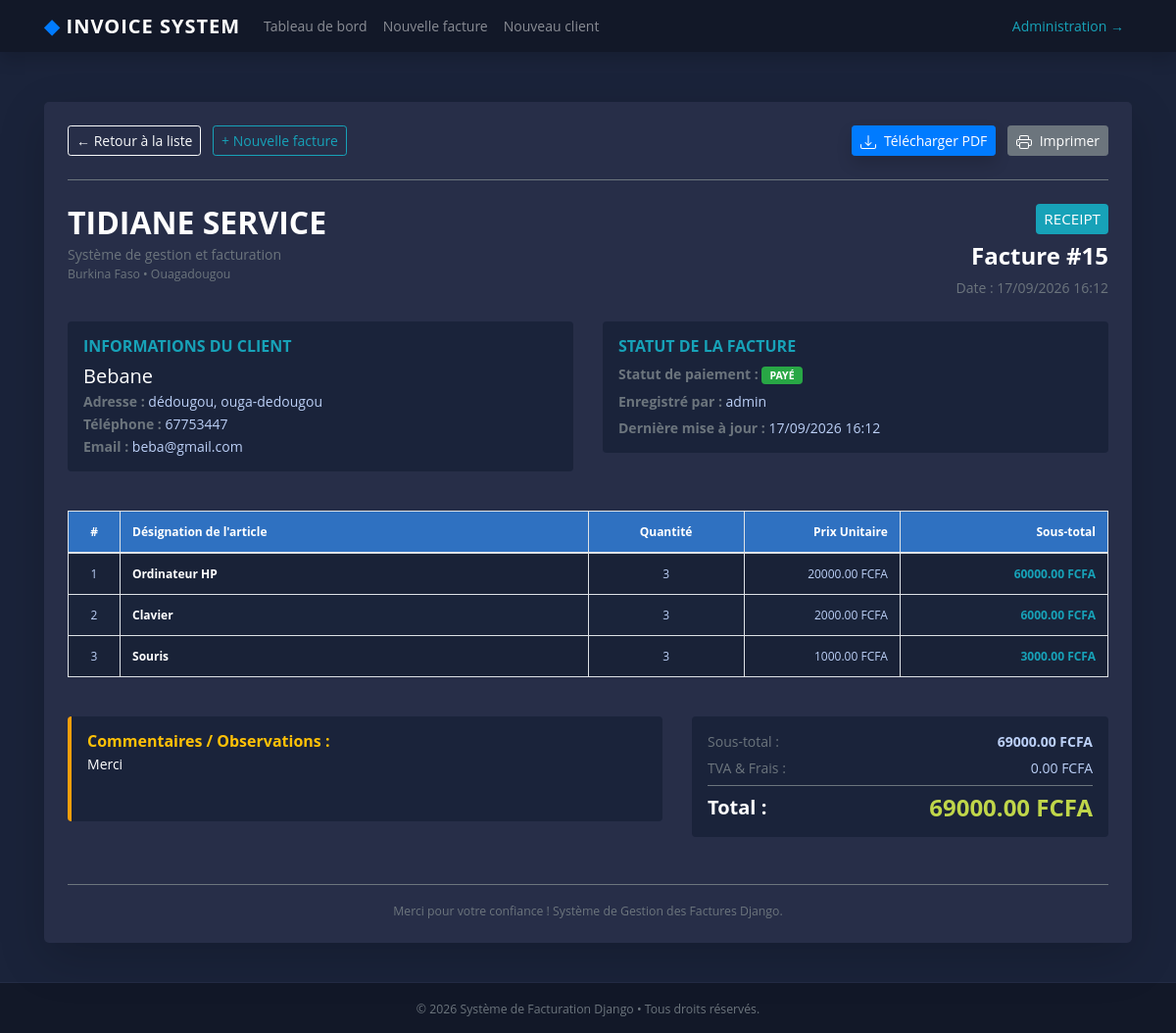
The page /view-invoice/15 on the database its author committed.
### fact_app/models.py (models this page shows, shortened)
class Invoice(models.Model):
    INVOICE_TYPE_CHOICES = (
        ('R', 'RECEIPT'),
        ('P', 'PROFORMA INVOICE'),
        ('I', 'INVOICE'),
    )
    customer = models.ForeignKey(
        Customer,
        on_delete=models.PROTECT
    )
    save_by = models.ForeignKey(
        User,
        on_delete=models.PROTECT
    )
    invoice_date_time = models.DateTimeField(
        auto_now_add=True
    )
    total = models.DecimalField(
        max_digits=12,
        decimal_places=2
    )
    last_update_date = models.DateTimeField(
        null=True,
        blank=True
    )
    paid = models.BooleanField(default=False)
    invoice_type = models.CharField(
        max_length=1,
        choices=INVOICE_TYPE_CHOICES
    )
    comments = models.TextField(
        null=True,
        max_length=100,
        blank=True
    )
    class Meta:
        verbose_name = "Invoice"
        verbose_name_plural = "Invoices"
    @property
    def get_total(self):
        articles = self.article_set.all()
        if articles.exists():
            return sum(article.get_total for article in articles)
        return self.total or 0

class Customer(models.Model):
    SEX_TYPES = (
        ('M', 'Masculin'),
        ('F', 'Féminin'),
    )
    name = models.CharField(max_length=132)
    email = models.EmailField()
    phone = models.CharField(max_length=132)
    address = models.CharField(max_length=64)
    sex = models.CharField(max_length=1, choices=SEX_TYPES)
    age = models.CharField(max_length=12)
    city = models.CharField(max_length=32)
    zip_code = models.CharField(max_length=16)
    created_date = models.DateTimeField(auto_now=True)
    save_by = models.ForeignKey(
        User,
        on_delete=models.PROTECT
    )
    class Meta:
        verbose_name = "Customer"
        verbose_name_plural = "Customers"

class Article(models.Model):
    invoice = models.ForeignKey(
        Invoice,
        on_delete=models.CASCADE
    )
    name = models.CharField(max_length=32)
    quantity = models.IntegerField()
    unit_price = models.DecimalField(
        max_digits=100,
        decimal_places=2
    )
    total = models.DecimalField(
        max_digits=100,
        decimal_places=2
    )
    class Meta:
        verbose_name = 'Article'
        verbose_name_plural = 'Articles'
    @property
    def get_total(self):
        total =  self.quantity * self.unit_price
        return total

### fact_app/views.py (the view)
# urls.py: path('view-invoice/<int:pk>', views.InvoiceVisualizationView.as_view(), name='view-invoice'),
class InvoiceVisualizationView(View):
    template_name = 'invoice.html'
    def get(self, request, *args, **kwargs):
        pk = kwargs.get('pk')
        context = get_invoice(pk)
        return render(request, self.template_name, context)

### fact_app/utils.py (called while the page is built)
def get_invoice(pk):
    obj = get_object_or_404(Invoice, pk=pk)
    articles = obj.article_set.all()
    context = {
        'obj': obj,
        'articles': articles,
    }
    return context

### templates/invoice.html (shortened to what this page needs)
{% extends "base.html" %}
{% load static %}
{% block content %}
<br>
<div class="row">
    <div class="col-12">
        <div class="card shadow-lg border-0 mb-4" style="background-color: #272E48; color: #bcd0f7;">
            <div class="card-body p-4">
                <div class="d-flex flex-wrap justify-content-between align-items-center mb-4 pb-3 border-bottom border-secondary">
                    <div>
                        <a href="{% url 'home' %}" class="btn btn-outline-light btn-sm mr-2 mb-2">
                            &larr; Retour à la liste
                        </a>
                        <a href="{% url 'add-invoice' %}" class="btn btn-outline-info btn-sm mb-2">
                            + Nouvelle facture
                        </a>
                    </div>
                    <div>
                        <a id="btn-download-pdf" href="{% url 'invoice-pdf' pk=obj.pk %}" class="btn btn-primary btn-sm mr-2 mb-2 shadow">
                            Télécharger PDF
                        </a>
                        <button onclick="window.print()" class="btn btn-secondary btn-sm mb-2">
                            Imprimer
                        </button>
                    </div>
                </div>
                <div class="row mb-4">
                    <div class="col-md-6 mb-3">
                        <h2 class="text-white font-weight-bold mb-1">TIDIANE SERVICE</h2>
                        <p class="text-muted mb-0">Système de gestion et facturation</p>
                        <small class="text-muted">Burkina Faso &bull; Ouagadougou</small>
                    </div>
                    <div class="col-md-6 text-md-right">
                        <span class="badge badge-info p-2 font-weight-normal mb-2" style="font-size: 0.95rem;">
                            {{ obj.get_invoice_type_display }}
                        </span>
                        <h4 class="text-white font-weight-bold">Facture #{{ obj.id }}</h4>
                        <p class="text-muted mb-0">Date : {{ obj.invoice_date_time|date:"d/m/Y H:i" }}</p>
                    </div>
                </div>
                <div class="row mb-4">
                    <div class="col-md-6 mb-3">
                        <div class="p-3 rounded" style="background-color: #1a233a;">
                            <h6 class="text-uppercase text-info font-weight-bold mb-2">Informations du Client</h6>
                            <h5 class="text-white mb-1">{{ obj.customer.name }}</h5>
                            <p class="mb-1"><strong class="text-muted">Adresse :</strong> {{ obj.customer.address|default:"Non spécifiée" }}, {{ obj.customer.city }}</p>
                            <p class="mb-1"><strong class="text-muted">Téléphone :</strong> {{ obj.customer.phone|default:"Non spécifié" }}</p>
                            <p class="mb-0"><strong class="text-muted">Email :</strong> {{ obj.customer.email|default:"Non spécifié" }}</p>
                        </div>
                    </div>
                    <div class="col-md-6 mb-3">
                        <div class="p-3 rounded" style="background-color: #1a233a;">
                            <h6 class="text-uppercase text-info font-weight-bold mb-2">Statut de la Facture</h6>
                            <p class="mb-2">
                                <strong class="text-muted">Statut de paiement :</strong>
                                {% if obj.paid %}
                                    <span class="badge badge-success px-2 py-1">PAYÉ</span>
                                {% else %}
                                    <span class="badge badge-danger px-2 py-1">NON PAYÉ</span>
                                {% endif %}
                            </p>
                            <p class="mb-2"><strong class="text-muted">Enregistré par :</strong> {{ obj.save_by.username|default:"Administrateur" }}</p>
                            <p class="mb-0"><strong class="text-muted">Dernière mise à jour :</strong> {{ obj.last_update_date|date:"d/m/Y H:i"|default:obj.invoice_date_time|date:"d/m/Y H:i" }}</p>
                        </div>
                    </div>
                </div>
                <div class="table-responsive mb-4">
                    <table class="table table-bordered table-striped" style="background-color: #1a243a; color: #bcd0f7;">
                        <thead style="background-color: #2f71c1; color: #ffffff;">
                            <tr>
                                <th style="width: 5%;" class="text-center">#</th>
                                <th style="width: 45%;">Désignation de l'article</th>
                                <th style="width: 15%;" class="text-center">Quantité</th>
                                <th style="width: 15%;" class="text-right">Prix Unitaire</th>
                                <th style="width: 20%;" class="text-right">Sous-total</th>
                            </tr>
                        </thead>
                        <tbody>
                            {% for article in articles %}
                            <tr>
                                <td class="text-center">{{ forloop.counter }}</td>
                                <td class="font-weight-bold text-white">{{ article.name }}</td>
                                <td class="text-center">{{ article.quantity }}</td>
                                <td class="text-right">{{ article.unit_price }} FCFA</td>
                                <td class="text-right font-weight-bold text-info">{{ article.get_total }} FCFA</td>
                            </tr>
                            {% empty %}
                            <tr>
                                <td colspan="5" class="text-center text-muted py-3">Aucun article enregistré pour cette facture.</td>
                            </tr>
                            {% endfor %}
                        </tbody>
                    </table>
                </div>
                <div class="row">
                    <div class="col-md-7 mb-3">
                        {% if obj.comments %}
                        <div class="p-3 rounded h-100" style="background-color: #1a233a; border-left: 4px solid #f59e0b;">
                            <h6 class="text-warning font-weight-bold mb-1">Commentaires / Observations :</h6>
                            <p class="mb-0 text-white">{{ obj.comments }}</p>
                        </div>
                        {% endif %}
                    </div>
                    <div class="col-md-5">
                        <div class="p-3 rounded" style="background-color: #1a233a;">
                            <div class="d-flex justify-content-between mb-2">
                                <span class="text-muted">Sous-total :</span>
                                <span class="font-weight-bold">{{ obj.get_total }} FCFA</span>
                            </div>
                            <div class="d-flex justify-content-between mb-2">
                                <span class="text-muted">TVA &amp; Frais :</span>
                                <span>0.00 FCFA</span>
                            </div>
                            <hr class="border-secondary my-2">
                            <div class="d-flex justify-content-between align-items-center">
                                <h5 class="text-white mb-0 font-weight-bold">Total :</h5>
                                <h4 class="text-success mb-0 font-weight-bold">{{ obj.get_total }} FCFA</h4>
                            </div>
                        </div>
                    </div>
                </div>
                <div class="text-center mt-5 pt-3 border-top border-secondary text-muted">
                    <small>Merci pour votre confiance ! Système de Gestion des Factures Django.</small>
                </div>
            </div>
        </div>
    </div>
</div>
{% endblock content %}

### fact_app/static/style.css (style rules this page uses)
body { margin: 0; padding: 0; font: 400 .875rem 'Open Sans', sans-serif; color: #bcd0f7; background: #1A233A; position: relative; height: 100%; }
.card { background: #272E48; -webkit-border-radius: 5px; -moz-border-radius: 5px; border-radius: 5px; border: 0; margin-bottom: 1rem; }
.table { background: #1a243a; color: #bcd0f7; font-size: .75rem; }
.text-success { color: #c0d64a !important; }

### rows shown on the page
Invoice: invoice_type "RECEIPT", id "15", invoice_date_time "17/09/2026 16:12", customer.name "Bebane", customer.address "dédougou", customer.city "ouga-dedougou", customer.phone "67753447", customer.email "beba@gmail.com", save_by.username "admin", last_update_date "17/09/2026 16:12", comments "Merci", get_total "69000.00"
Article: name "Ordinateur HP", quantity "3", unit_price "20000.00", get_total "60000.00"
Article: name "Clavier", quantity "3", unit_price "2000.00", get_total "6000.00"
Article: name "Souris", quantity "3", unit_price "1000.00", get_total "3000.00"
